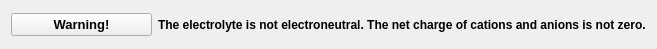
<?xml version="1.0" encoding="UTF-8"?>
<ui version="4.0">
 <class>Form</class>
 <widget class="QWidget" name="Form">
  <property name="geometry">
   <rect>
    <x>0</x>
    <y>0</y>
    <width>657</width>
    <height>49</height>
   </rect>
  </property>
  <property name="windowTitle">
   <string>Form</string>
  </property>
  <layout class="QGridLayout" name="gridLayout_2">
   <item row="0" column="0">
    <layout class="QGridLayout" name="gridLayout">
     <item row="0" column="0">
      <widget class="QPushButton" name="pushButton_warning">
       <property name="enabled">
        <bool>true</bool>
       </property>
       <property name="font">
        <font>
         <pointsize>10</pointsize>
         <weight>75</weight>
         <bold>true</bold>
        </font>
       </property>
       <property name="text">
        <string>Warning!</string>
       </property>
       <property name="icon">
        <iconset resource="icons.qrc">
         <normaloff>:/icons/alert-icon.png</normaloff>:/icons/alert-icon.png</iconset>
       </property>
      </widget>
     </item>
     <item row="0" column="1">
      <widget class="QLabel" name="label">
       <property name="font">
        <font>
         <pointsize>9</pointsize>
         <weight>75</weight>
         <bold>true</bold>
        </font>
       </property>
       <property name="text">
        <string>The electrolyte is not electroneutral. The net charge of cations and anions is not zero.</string>
       </property>
      </widget>
     </item>
    </layout>
   </item>
  </layout>
 </widget>
 <resources>
  <include location="icons.qrc"/>
 </resources>
 <connections/>
</ui>
